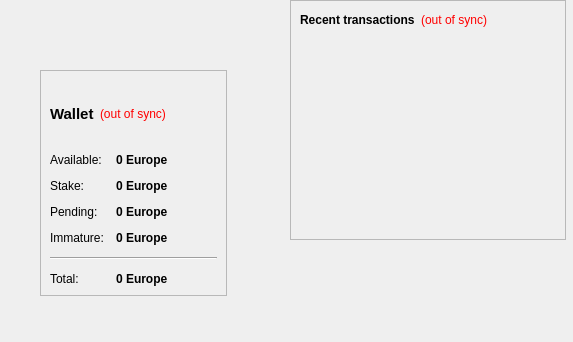
<?xml version="1.0" encoding="UTF-8"?>
<ui version="4.0">
 <class>OverviewPage</class>
 <widget class="QWidget" name="OverviewPage">
  <property name="geometry">
   <rect>
    <x>0</x>
    <y>0</y>
    <width>573</width>
    <height>342</height>
   </rect>
  </property>
  <property name="windowTitle">
   <string>Form</string>
  </property>
  <property name="styleSheet">
   <string notr="true">QListView { background: transparent; }</string>
  </property>
  <widget class="QWidget" name="layoutWidget">
   <property name="geometry">
    <rect>
     <x>40</x>
     <y>70</y>
     <width>187</width>
     <height>226</height>
    </rect>
   </property>
   <layout class="QVBoxLayout" name="verticalLayout_2">
    <item>
     <widget class="QFrame" name="frame">
      <property name="styleSheet">
       <string notr="true">QListView { background: transparent; }</string>
      </property>
      <property name="frameShape">
       <enum>QFrame::StyledPanel</enum>
      </property>
      <property name="frameShadow">
       <enum>QFrame::Raised</enum>
      </property>
      <layout class="QVBoxLayout" name="verticalLayout_4">
       <item>
        <layout class="QHBoxLayout" name="horizontalLayout_4">
         <item>
          <widget class="QLabel" name="label_5">
           <property name="font">
            <font>
             <pointsize>11</pointsize>
             <weight>75</weight>
             <bold>true</bold>
            </font>
           </property>
           <property name="text">
            <string>Wallet</string>
           </property>
          </widget>
         </item>
         <item>
          <widget class="QLabel" name="labelWalletStatus">
           <property name="toolTip">
            <string>The displayed information may be out of date. Your wallet automatically synchronizes with the Europe network after a connection is established, but this process has not completed yet.</string>
           </property>
           <property name="styleSheet">
            <string notr="true">QLabel { color: red; }</string>
           </property>
           <property name="text">
            <string notr="true">(out of sync)</string>
           </property>
           <property name="alignment">
            <set>Qt::AlignLeading|Qt::AlignLeft|Qt::AlignVCenter</set>
           </property>
          </widget>
         </item>
         <item>
          <spacer name="horizontalSpacer_2">
           <property name="orientation">
            <enum>Qt::Horizontal</enum>
           </property>
           <property name="sizeHint" stdset="0">
            <size>
             <width>40</width>
             <height>20</height>
            </size>
           </property>
          </spacer>
         </item>
        </layout>
       </item>
       <item>
        <layout class="QFormLayout" name="formLayout_2">
         <property name="fieldGrowthPolicy">
          <enum>QFormLayout::AllNonFixedFieldsGrow</enum>
         </property>
         <property name="horizontalSpacing">
          <number>12</number>
         </property>
         <property name="verticalSpacing">
          <number>12</number>
         </property>
         <item row="0" column="0">
          <widget class="QLabel" name="label">
           <property name="text">
            <string>Available:</string>
           </property>
          </widget>
         </item>
         <item row="0" column="1">
          <widget class="QLabel" name="labelBalance">
           <property name="font">
            <font>
             <weight>75</weight>
             <bold>true</bold>
            </font>
           </property>
           <property name="cursor">
            <cursorShape>IBeamCursor</cursorShape>
           </property>
           <property name="toolTip">
            <string>Your current spendable balance</string>
           </property>
           <property name="text">
            <string notr="true">0 Europe</string>
           </property>
           <property name="textInteractionFlags">
            <set>Qt::LinksAccessibleByMouse|Qt::TextSelectableByKeyboard|Qt::TextSelectableByMouse</set>
           </property>
          </widget>
         </item>
         <item row="1" column="0">
          <widget class="QLabel" name="label_6">
           <property name="text">
            <string>Stake:</string>
           </property>
          </widget>
         </item>
         <item row="1" column="1">
          <widget class="QLabel" name="labelStake">
           <property name="font">
            <font>
             <weight>75</weight>
             <bold>true</bold>
            </font>
           </property>
           <property name="cursor">
            <cursorShape>IBeamCursor</cursorShape>
           </property>
           <property name="toolTip">
            <string>Total of coins that was staked, and do not yet count toward the current balance</string>
           </property>
           <property name="text">
            <string notr="true">0 Europe</string>
           </property>
           <property name="textInteractionFlags">
            <set>Qt::LinksAccessibleByMouse|Qt::TextSelectableByKeyboard|Qt::TextSelectableByMouse</set>
           </property>
          </widget>
         </item>
         <item row="2" column="0">
          <widget class="QLabel" name="label_3">
           <property name="text">
            <string>Pending:</string>
           </property>
          </widget>
         </item>
         <item row="3" column="0">
          <widget class="QLabel" name="labelImmatureText">
           <property name="text">
            <string>Immature:</string>
           </property>
          </widget>
         </item>
         <item row="3" column="1">
          <widget class="QLabel" name="labelImmature">
           <property name="font">
            <font>
             <weight>75</weight>
             <bold>true</bold>
            </font>
           </property>
           <property name="toolTip">
            <string>Mined balance that has not yet matured</string>
           </property>
           <property name="text">
            <string notr="true">0 Europe</string>
           </property>
           <property name="textInteractionFlags">
            <set>Qt::LinksAccessibleByMouse|Qt::TextSelectableByKeyboard|Qt::TextSelectableByMouse</set>
           </property>
          </widget>
         </item>
         <item row="4" column="0" colspan="2">
          <widget class="Line" name="line">
           <property name="orientation">
            <enum>Qt::Horizontal</enum>
           </property>
          </widget>
         </item>
         <item row="5" column="0">
          <widget class="QLabel" name="labelTotalText">
           <property name="text">
            <string>Total:</string>
           </property>
          </widget>
         </item>
         <item row="5" column="1">
          <widget class="QLabel" name="labelTotal">
           <property name="font">
            <font>
             <weight>75</weight>
             <bold>true</bold>
            </font>
           </property>
           <property name="cursor">
            <cursorShape>IBeamCursor</cursorShape>
           </property>
           <property name="toolTip">
            <string>Your current total balance</string>
           </property>
           <property name="text">
            <string notr="true">0 Europe</string>
           </property>
           <property name="textInteractionFlags">
            <set>Qt::LinksAccessibleByMouse|Qt::TextSelectableByKeyboard|Qt::TextSelectableByMouse</set>
           </property>
          </widget>
         </item>
         <item row="2" column="1">
          <widget class="QLabel" name="labelUnconfirmed">
           <property name="font">
            <font>
             <weight>75</weight>
             <bold>true</bold>
            </font>
           </property>
           <property name="cursor">
            <cursorShape>IBeamCursor</cursorShape>
           </property>
           <property name="toolTip">
            <string>Total of transactions that have yet to be confirmed, and do not yet count toward the current balance</string>
           </property>
           <property name="text">
            <string notr="true">0 Europe</string>
           </property>
           <property name="textInteractionFlags">
            <set>Qt::LinksAccessibleByMouse|Qt::TextSelectableByKeyboard|Qt::TextSelectableByMouse</set>
           </property>
          </widget>
         </item>
        </layout>
       </item>
      </layout>
     </widget>
    </item>
   </layout>
  </widget>
  <widget class="QFrame" name="frame_2">
   <property name="geometry">
    <rect>
     <x>290</x>
     <y>0</y>
     <width>276</width>
     <height>240</height>
    </rect>
   </property>
   <property name="frameShape">
    <enum>QFrame::StyledPanel</enum>
   </property>
   <property name="frameShadow">
    <enum>QFrame::Raised</enum>
   </property>
   <layout class="QVBoxLayout" name="verticalLayout">
    <item>
     <layout class="QHBoxLayout" name="horizontalLayout_2">
      <item>
       <widget class="QLabel" name="label_4">
        <property name="text">
         <string>&lt;b&gt;Recent transactions&lt;/b&gt;</string>
        </property>
       </widget>
      </item>
      <item>
       <widget class="QLabel" name="labelTransactionsStatus">
        <property name="toolTip">
         <string>The displayed information may be out of date. Your wallet automatically synchronizes with the Europe network after a connection is established, but this process has not completed yet.</string>
        </property>
        <property name="styleSheet">
         <string notr="true">QLabel { color: red; }</string>
        </property>
        <property name="text">
         <string notr="true">(out of sync)</string>
        </property>
        <property name="alignment">
         <set>Qt::AlignRight|Qt::AlignTrailing|Qt::AlignVCenter</set>
        </property>
       </widget>
      </item>
      <item>
       <spacer name="horizontalSpacer">
        <property name="orientation">
         <enum>Qt::Horizontal</enum>
        </property>
        <property name="sizeHint" stdset="0">
         <size>
          <width>40</width>
          <height>20</height>
         </size>
        </property>
       </spacer>
      </item>
     </layout>
    </item>
    <item>
     <layout class="QVBoxLayout" name="verticalLayout_3">
      <item>
       <spacer name="verticalSpacer_2">
        <property name="orientation">
         <enum>Qt::Vertical</enum>
        </property>
        <property name="sizeHint" stdset="0">
         <size>
          <width>20</width>
          <height>40</height>
         </size>
        </property>
       </spacer>
      </item>
     </layout>
    </item>
    <item>
     <widget class="QListView" name="listTransactions">
      <property name="styleSheet">
       <string notr="true">QListView { background: transparent; }</string>
      </property>
      <property name="frameShape">
       <enum>QFrame::NoFrame</enum>
      </property>
      <property name="verticalScrollBarPolicy">
       <enum>Qt::ScrollBarAlwaysOff</enum>
      </property>
      <property name="horizontalScrollBarPolicy">
       <enum>Qt::ScrollBarAlwaysOff</enum>
      </property>
      <property name="selectionMode">
       <enum>QAbstractItemView::NoSelection</enum>
      </property>
     </widget>
    </item>
   </layout>
  </widget>
 </widget>
 <resources/>
 <connections/>
</ui>
